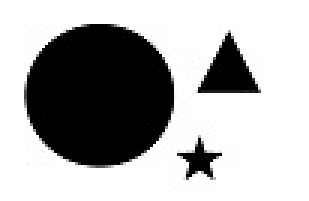
#> input picture image1.jpg, 103 x 67 px, found by its file name (shown 3 times larger)
$ python Connected-component_labeling.py
#> lines starting #> are read from the running program, lines starting #| are printed output that depends on the picture; after the words box and inside, x2 and y2 are one past the last pixel; in counts of white or black regions, pixels touching at a corner belong together
import matplotlib.pyplot as plt # plt 用於顯示圖片
import matplotlib.image as mpimg # mpimg 用於讀取圖片
import numpy as np

image_org = mpimg.imread('C:/Users/user/Desktop/test/image1.jpg')
#> image_org is the input picture: shape (67, 103, 3); min 0, max 255, mean 174.8
#image_org = mpimg.imread('C:/Users/user/Desktop/test/clp5.jpg')

# neighbor and current_poit=image[i,j]
def neighbor(i,j,label):
    # left
    left = label[i-1,j]
    # above
    above = label[i,j-1]
    neighbor_array = [left,above]
    return neighbor_array

def labeling(image_org) :
    # open file
    f = open('test.txt', mode='w')
    l = open('label.txt',mode='w')
    R = open('new_label.txt',mode='w')

    #image_org = np.reshape(image_org,(:,:,1))
    size = image_org.shape  # Gray = R*0.299 + G*0.587 + B*0.114 ; size: 1104x1399
#> size = (67, 103, 3)
    m = size[0]  # rows
#> m = 67
    n = size[1]  # columns
#> n = 103

    def rgb2gray(rgb):
        return np.dot(rgb[...,:3], [0.299, 0.587, 0.114])

    if len(image_org.shape) == 3 :
        gray = rgb2gray(image_org)
        #print(gray.shape)
    else:
        gray = np.reshape(image_org,(m,n,1))

    #print(gray.shape)
    gray.flags.writeable = True

    # [4 lines of commented-out code are left out]
    threshold = 50
    #print(image_org.shape)
    # gray2binary
    op_gray = np.zeros([m,n])
    for i in range(m):
        for j in range(n):
            if gray[i,j] > threshold:
                op_gray[i,j] = 0
            else:
                op_gray[i,j] = 1
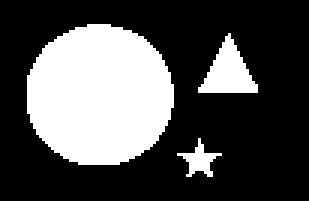
#> op_gray: shape (67, 103) float64 (shown 3 times larger); values 0 (black) and 1 (white), 30.7% white; 3 white regions, box (x1, y1, x2, y2) and area: (9, 8, 58, 55) 1830, (66, 11, 86, 31) 212, (59, 46, 74, 59) 75


    for i in range(m):
        for j in range(n):
            if gray[i,j] > threshold:
                gray[i,j] = 0
                f.write(str(int(gray[i,j])))
            else:
                gray[i,j] = 1
                f.write(str(int(gray[i,j])))
        f.write('\n')


    image = gray
    #print(image)

    label = np.ones([m,n])
    new = 0

    # link array
    link = []
    id = 0 # link index also present object number


    # first pass
    for row in range(m):
        for column in range(n):
            # no object
            if image[row,column] == [0] :
                label[row, column] = 0
                l.write(str(int(label[row,column])))
                #print(image[row, column], row + 1, column + 1,label[row, column])
            # object
            else : # check neighbor label
                #print(image[row, column], row + 1, column + 1)
                current_neighbor = neighbor(row,column,label)

                # current is new label
                if current_neighbor == [0,0]:
                    new= new + 1
                    label[row, column] = new
                    #print(label[row, column],new)
                    l.write(str(int(label[row, column])))

                # neighbor got label
                else :
                    # only one neighbor labeling => choose the large one (the only label)
                    if np.min(current_neighbor) == 0 or current_neighbor[0] == current_neighbor[1] :
                        label[row,column] = np.max(current_neighbor)
                        #print(label[row,column])
                        l.write(str(int(label[row, column])))

                    else:
                        label[row,column] = np.min(current_neighbor)
                        #print(row,column,current_neighbor,label[row, column])
                        l.write(str(int(label[row, column])))
                        #print(id)
                        if id == 0:
                            link.append(current_neighbor)
                            id = id +1
                            #print(link)
                        else:
                            check = 0
                            for k in range(id) :
                                # 交集
                                tmp = set(link[k]).intersection(set(current_neighbor))
                                #print(k,link[k],current_neighbor,len(tmp))
                                if len(tmp) != 0 :
                                    link[k] = set(link[k]).union(current_neighbor)
                                    np.array(link)
                                    check = check + 1
                                    #print(link)
                            if check == 0:
                                id = id +1
                                np.array(link)
                                link.append(set(current_neighbor))
                                #print(link)
        l.write('\n')
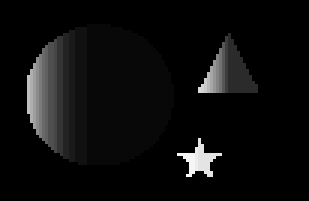
#> label: shape (67, 103) float64 (shown 3 times larger); min 0, max 29, mean 1.5; drawn with min black and max white


    # second pass
    for row in range(m):
        for column in range(n):
            for x in range(id):
                if (label[row, column] in link[x]) and label[row, column] !=0 :
                    label[row, column] = min(link[x])
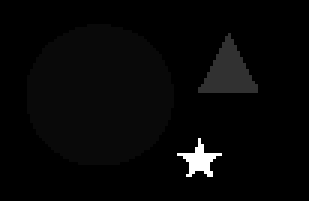
#> label: shape (67, 103) float64 (shown 3 times larger); 12.26% of pixels changed, all inside (x1, y1, x2, y2) = (9, 9, 76, 59); drawn with min black and max white
        #     R.write(str(int(label[row, column])))
        # R.write('\n')

    for row in range(m):
        for column in range(n):
            for x in range(id):
                if (label[row, column] == min(link[x])):
                    label[row, column] = x+1
            R.write(str(int(label[row, column])))
        R.write('\n')
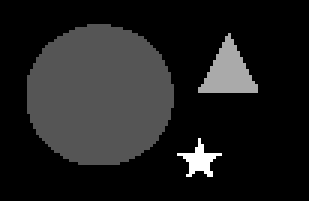
#> label: shape (67, 103) float64 (shown 3 times larger); 4.16% of pixels changed, all inside (x1, y1, x2, y2) = (59, 11, 86, 59); drawn with min black and max white
    # plt.figure(figsize=(30, 10))
    # plt.imshow(label)
    # plt.axis('off')  # 不顯示座標軸
    # plt.show()
    return label,image,id


label,image ,id= labeling(image_org)


#
#
#
#
#
# plt.figure(figsize=(30,10))
# plt.subplot(1,3,1), plt.title('gray')
# plt.imshow(image , cmap='binary'), plt.axis('off')
# plt.subplot(1,3,2), plt.title('label')
# plt.imshow(label,cmap = 'gray' ) # 顯示圖片
# plt.subplot(1,3,3), plt.title('original')
# plt.imshow(image_org ,cmap = 'gray')
# print(id) #(512, 512, 3)
#
#
# plt.axis('off') # 不顯示座標軸
# plt.show()
